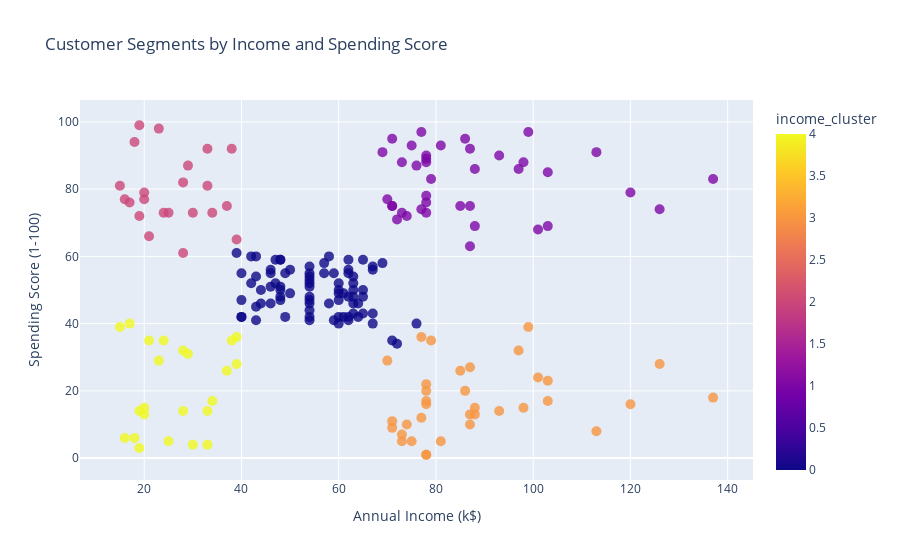

Source (notebook cell):
### Code cell
cols_to_use = ['Annual Income (k$)', 'Spending Score (1-100)', 'income_cluster']
fig = px.scatter(df,
                 x='Annual Income (k$)',
                 y='Spending Score (1-100)',
                 color='income_cluster', 
                 opacity=0.8,             
                 title="Customer Segments by Income and Spending Score")
fig.update_traces(marker=dict(size=10))
fig.show()

### Figure 1 — Plotly figure (JSON) as saved in the notebook; plotly's stock layout.template omitted (floating-point values rounded to 4 significant figures; data arrays with more than 128 entries replaced by an {"elided": "..."} marker saying what was removed)
{"data": [{"hovertemplate": "Annual Income (k$)=%{x}<br>Spending Score (1-100)=%{y}<br>income_cluster=%{marker.color}<extra></extra>", "legendgroup": "", "marker": {"color": {"elided": "200 int values"}, "coloraxis": "coloraxis", "opacity": 0.8, "size": 10, "symbol": "circle"}, "mode": "markers", "name": "", "orientation": "v", "showlegend": false, "type": "scatter", "x": {"elided": "200 int values"}, "xaxis": "x", "y": {"elided": "200 int values"}, "yaxis": "y"}], "layout": {"coloraxis": {"colorbar": {"title": {"text": "income_cluster"}}, "colorscale": [[0, "#0d0887"], [0.1111, "#46039f"], [0.2222, "#7201a8"], [0.3333, "#9c179e"], [0.4444, "#bd3786"], [0.5556, "#d8576b"], [0.6667, "#ed7953"], [0.7778, "#fb9f3a"], [0.8889, "#fdca26"], [1, "#f0f921"]]}, "legend": {"tracegroupgap": 0}, "title": {"text": "Customer Segments by Income and Spending Score"}, "xaxis": {"anchor": "y", "domain": [0, 1], "title": {"text": "Annual Income (k$)"}}, "yaxis": {"anchor": "x", "domain": [0, 1], "title": {"text": "Spending Score (1-100)"}}}}
